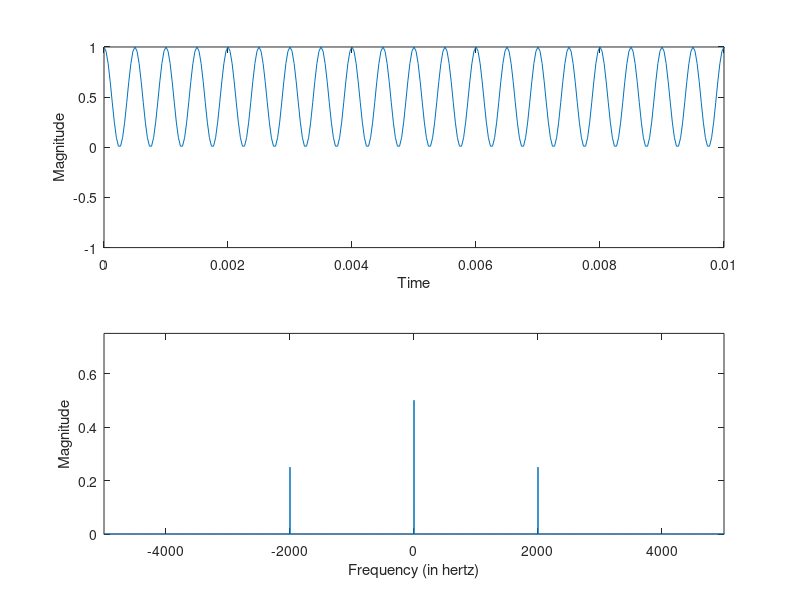

This figure's MATLAB source:
%% Time specifications:
Fs = 10000;
dt = 1/Fs; StopTime = 0.5;
t = (0:dt:StopTime-dt)';
N = size(t,1);
Fc = 1000;
x = cos(2*pi*Fc*t);
subplot(2,1,1)
plot(t,x);
axis([0 1/100 -1 1]); xlabel('Time'); ylabel('Magnitude')
%% Fourier Transform:
X = fftshift(fft(x));
%% Frequency specifications:
dF = Fs/N;
f = -Fs/2:dF:Fs/2-dF;
%% Plot the spectrum: 
subplot(2,1,2) 
plot(f,abs(X)/N); 
xlabel('Frequency (inhertz)'); 
ylabel('Magnitude')
%%
%B. Square wave period = 1msec, amplitude = 1v
Fs = 1000000;
dt = 1/Fs;
StopTime = 0.5;
t = (0:dt:StopTime-dt)'; N = size(t,1);
Fc = 1000;
x = square(2*3.14*Fc*t);
subplot(2,1,1)
plot(t,x);
axis([0 1/200 -2 2]); xlabel('Time'); ylabel('Magnitude');
%%Fourier Transform:
X = fftshift(fft(x));
%%Frequency specifications:
dF = Fs/N;
f = -Fs/2:dF:Fs/2-dF;
%%Plot the spectrum:
subplot(2,1,2) 
plot(f,abs(X)/N); 
axis([-100000 100000 0 0.5]);
xlabel('Frequency (in hertz)');
ylabel('Magnitude');

Fs = 30000;
dt = 1/Fs;
StopTime = 0.5;
t = (0:dt:StopTime-dt)'; N = size(t,1);
Fc = 1000;
x = cos(2*pi*Fc*t); x=x.*x;
subplot(2,1,1)
plot(t,x);
xlabel('Time');
ylabel('Magnitude');
axis([0 1/100 -1 1]);
X = fftshift(fft(x));
dF = Fs/N;
f = -Fs/2:dF:Fs/2-dF; 
subplot(2,1,2) 
plot(f,abs(X)/N); 
axis([-5000 5000 0 0.75]) 
zoom on
xlabel('Frequency (in hertz)'); ylabel('Magnitude');
